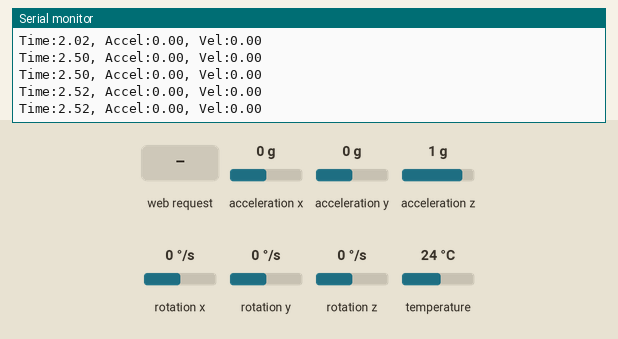
This sketch was run on a simulated ESP32. Parts: the last lines printed to the serial monitor. Inputs (shaded band) come from the test bench; at power-on: acceleration x 0 g, acceleration y 0 g, acceleration z 1 g, rotation x 0 °/s, rotation y 0 °/s, rotation z 0 °/s, temperature 24 °C. Storage starts empty.

Above: at 2.6 s.
2.7 s: acceleration x set to -1.4 g
At 3.31 s:
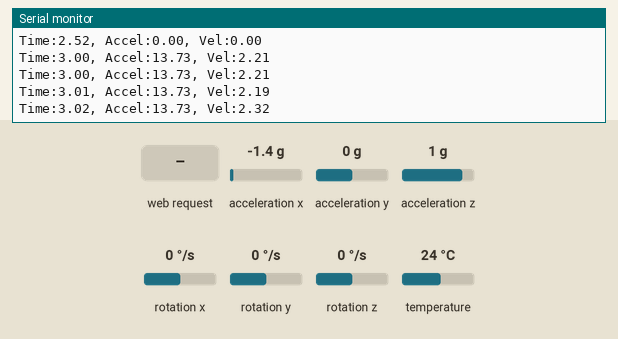
4.2 s: HTTP request GET / received
At 4.83 s:
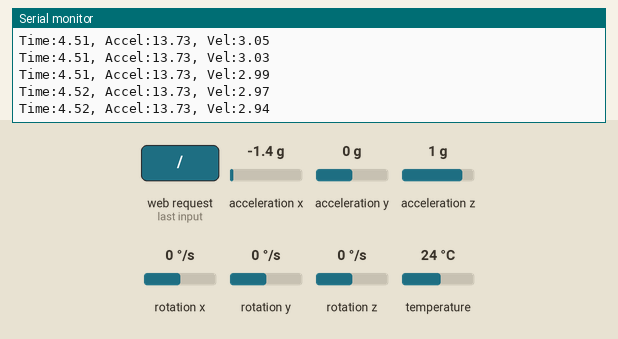
5.7 s: acceleration y set to -1.4 g
At 5.82 s:
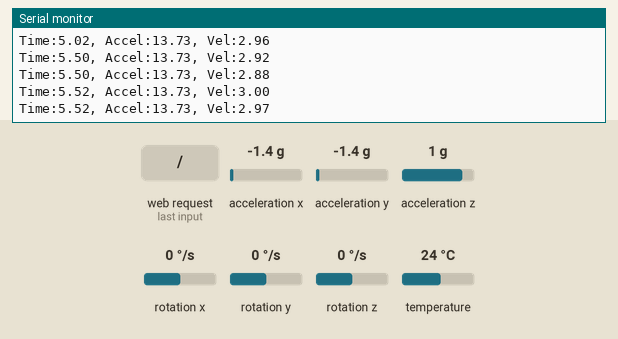
7.2 s: acceleration x set to -0.8 g
At 7.32 s:
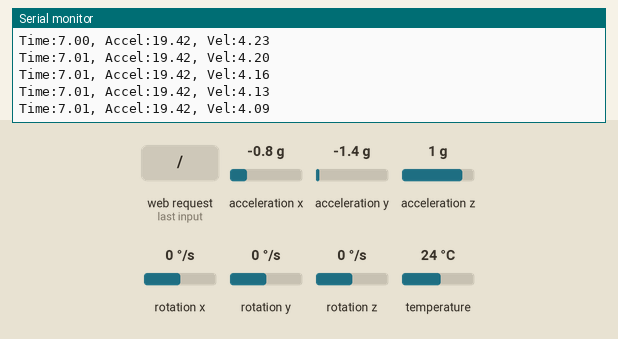
Timing chart, 0 to 9.7 s (numbered marks = the images above; inputs shaded):
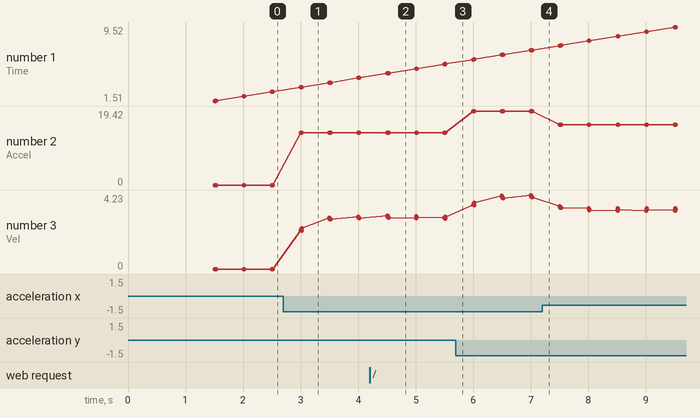

The sketch:

sketch_mar21_wifi_sd.ino
```cpp
#include <Adafruit_MPU6050.h>
#include <Adafruit_Sensor.h>
#include <Wire.h>
#include "FS.h"
#include "SD.h"
#include "SPI.h"
#include <WiFi.h>
#include <WebServer.h>

// --- 引脚定义 ---
#define SD_CS 5
Adafruit_MPU6050 mpu;
WebServer server(80);

// --- 变量定义 ---
float velocityX = 0.0, velocityY = 0.0;
unsigned long previousTime = 0;
float baseAccelX = 0.0, baseAccelY = 0.0;
String fileName = "/data_01.csv";
File dataFile;

// --- 1. WiFi 网页服务器逻辑：列出并下载文件 ---
void handleRoot() {
  File root = SD.open("/");
  String html = "<html><head><meta charset='UTF-8'></head><body>";
  html += "<h1>🚗 小车实验数据下载站</h1><ul>";

  File file = root.openNextFile();
  while (file) {
    String fName = String(file.name());
    html += "<li><a href='" + fName + "'>" + fName + " (" + String(file.size()) + " bytes)</a></li>";
    file = root.openNextFile();
  }
  html += "</ul><p>刷新网页可更新文件列表</p></body></html>";
  server.send(200, "text/html", html);
}

void handleFileDownload() {
  String path = server.uri();
  if (SD.exists(path)) {
    File file = SD.open(path);
    server.streamFile(file, "application/octet-stream");
    file.close();
  } else {
    server.send(404, "text/plain", "File Not Found");
  }
}

// --- 2. 传感器校准 ---
void calibrateSensor() {
  int numSamples = 200;
  float sumX = 0, sumY = 0;
  for (int i = 0; i < numSamples; i++) {
    sensors_event_t a, g, temp;
    mpu.getEvent(&a, &g, &temp);
    sumX += a.acceleration.x; sumY += a.acceleration.y;
    delay(5);
  }
  baseAccelX = sumX / numSamples;
  baseAccelY = sumY / numSamples;
}

void setup() {
  Serial.begin(115200);

  // 初始化 SD 卡
  if (!SD.begin(SD_CS)) {
    Serial.println("❌ SD 卡挂载失败！检查接线或格式。");
    while (1);
  }
  Serial.println("✅ SD 卡就绪");

  // 初始化 MPU6050
  if (!mpu.begin()) {
    Serial.println("❌ 找不到 MPU6050");
    while (1);
  }
  mpu.setAccelerometerRange(MPU6050_RANGE_4_G);
  calibrateSensor();

  // 寻找一个不重复的文件名
  int n = 1;
  while (SD.exists("/data_" + String(n) + ".csv")) { n++; }
  fileName = "/data_" + String(n) + ".csv";

  // 写入 CSV 表头
  dataFile = SD.open(fileName, FILE_WRITE);
  if (dataFile) {
    dataFile.println("Time(s),Accel(m/s2),Vel(m/s)");
    dataFile.close();
    Serial.println("📝 开始记录到: " + fileName);
  }

  // 初始化 WiFi AP 模式
  WiFi.softAP("ESP32_Data_Lab", "12345678");
  Serial.println("🌐 WiFi 热点已启动: 192.168.4.1");

  server.on("/", handleRoot);
  server.onNotFound(handleFileDownload);
  server.begin();

  previousTime = millis();
}

void loop() {
  // 处理网页下载请求
  server.handleClient();

  // 传感器数据采集
  sensors_event_t a, g, temp;
  mpu.getEvent(&a, &g, &temp);

  unsigned long currentTime = millis();
  float dt = (currentTime - previousTime) / 1000.0;
  previousTime = currentTime;

  float runSec = currentTime / 1000.0;
  float rAX = a.acceleration.x - baseAccelX;
  float rAY = a.acceleration.y - baseAccelY;

  if (abs(rAX) < 0.25) rAX = 0;
  if (abs(rAY) < 0.25) rAY = 0;

  velocityX = (velocityX + rAX * dt) * 0.98;
  velocityY = (velocityY + rAY * dt) * 0.98;

  float hA = sqrt(pow(rAX, 2) + pow(rAY, 2));
  float hV = sqrt(pow(velocityX, 2) + pow(velocityY, 2));

  // --- 高频写入 SD 卡 ---
  static unsigned long lastWrite = 0;
  if (currentTime - lastWrite > 20) { // 每 20ms 记录一次数据 (50Hz)
    dataFile = SD.open(fileName, FILE_APPEND);
    if (dataFile) {
      dataFile.printf("%.3f,%.3f,%.3f\n", runSec, hA, hV);
      dataFile.close(); // 每次写入都关闭文件，确保断电不丢数据
    }
    lastWrite = currentTime;
  }

  // 串口依然输出，方便你插着线时调试
  if (currentTime % 500 < 20) {
    Serial.printf("Time:%.2f, Accel:%.2f, Vel:%.2f\n", runSec, hA, hV);
  }
}
```

Measured:
- after the input at 2.7 s, the serial monitor: prints a new line after 0.30 s (image 1)
- after the input at 4.2 s, the serial monitor: prints a new line after 0.31 s (image 2)
- plotted number 2: 0 → 13.73 after the input at 2.7 s, 13.73 → 19.42 after the input at 5.7 s, 19.42 → 15.81 after the input at 7.2 s
- plotted number 3: 0 → 2.89 after the input at 2.7 s, 2.97 → 4.09 after the input at 5.7 s, 4.09 → 3.42 after the input at 7.2 s
